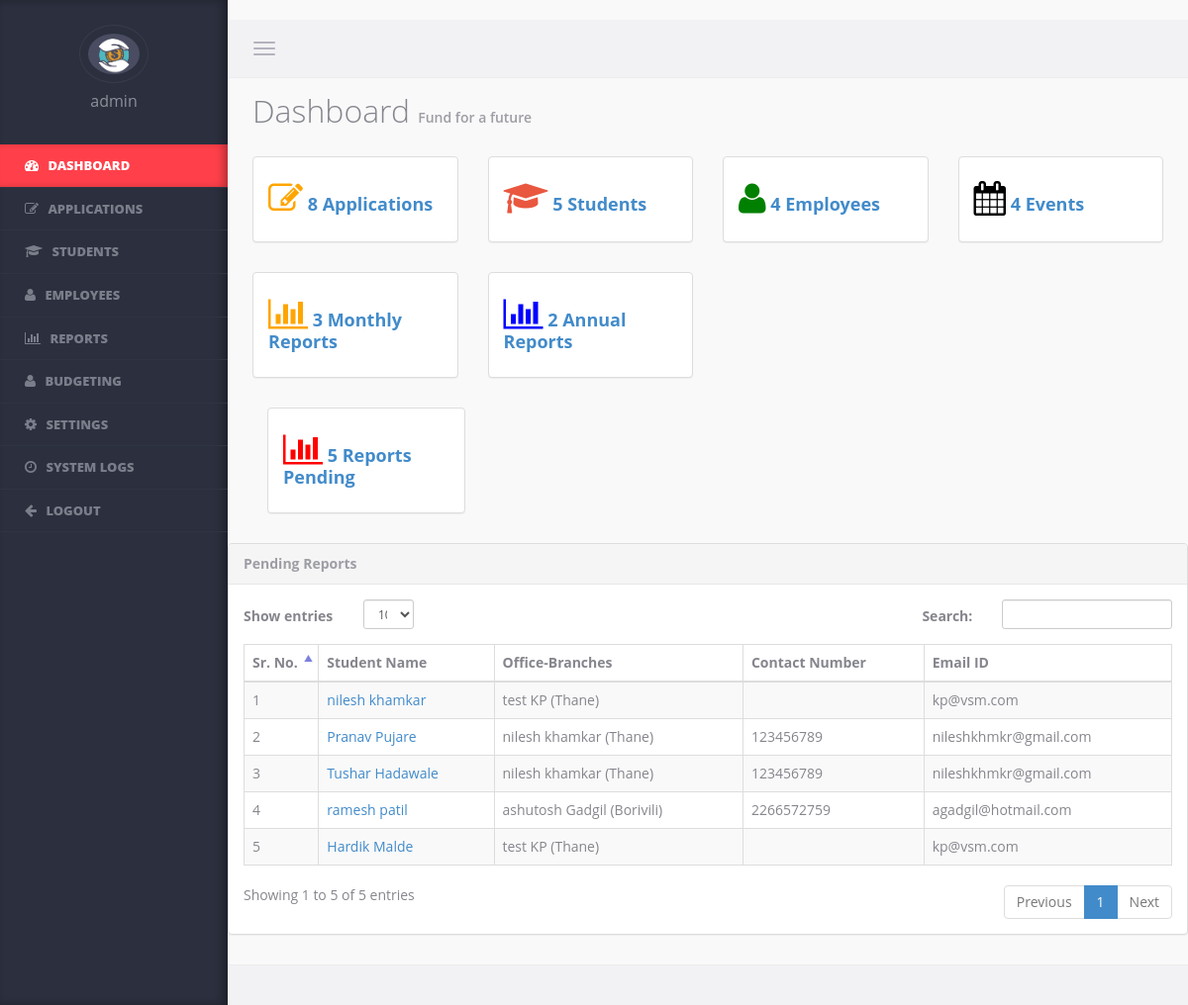
The app's page /admin/dashboard (signed in) with its own data.
### tables this page shows
CREATE TABLE `student_info` (
  `id` int(11) NOT NULL,
  `application_id` varchar(50) DEFAULT NULL,
  `student_code` varchar(50) DEFAULT NULL,
  `first_name` varchar(50) DEFAULT NULL,
  `middle_name` varchar(50) DEFAULT NULL,
  `last_name` varchar(50) DEFAULT NULL,
  `dob` varchar(30) DEFAULT NULL,
  `caste` varchar(50) DEFAULT NULL,
  `vsm_branch` varchar(50) DEFAULT NULL,
  `csr` varchar(30) DEFAULT NULL,
  `csr_organisation` varchar(50) DEFAULT NULL,
  `photo` varchar(200) DEFAULT NULL,
  `status` enum('Pending','Rejected','Enrolled') NOT NULL DEFAULT 'Pending',
  `remark_by_commitee` varchar(500) DEFAULT NULL,
  `submitted_by_admin` int(11) DEFAULT NULL,
  `submission_date` varchar(30) DEFAULT NULL,
  `last_edited_by` int(11) DEFAULT NULL,
  `last_edit_date` varchar(30) DEFAULT NULL
);

### admin/dashboard.php (the view, shortened to what this page needs)
<?php
include_once 'include/include.php';
if(!isset($_SESSION['admin_id']) && empty($_SESSION['admin_id']) && !isset($_SESSION['admin_type']) && empty($_SESSION['admin_type']))
{
  header('location:login');
}
else
{
    $admin_id=$_SESSION['admin_id'];
    $admin_type=$_SESSION['admin_type'];
    $query1="SELECT id FROM student_info";
    $query1_run=mysqli_query($connect, $query1);
    $application_num=mysqli_num_rows($query1_run);
    if($admin_type!='kp')
    {
        $query2="SELECT id FROM student_info where status='Enrolled'";
    }
    else
    {
        $query2="SELECT student_info.id FROM student_info left join kp_assigned on student_info.id=kp_assigned.student_id
				where kp_assigned.kp_id='$admin_id' and status='Enrolled'";
    }
    $query2_run=mysqli_query($connect, $query2);
    $student_num=mysqli_num_rows($query2_run);
    $total_students_array=array();
    while($total_student_data=mysqli_fetch_assoc($query2_run))
    {
        array_push($total_students_array, $total_student_data['id']);
    }
    $query3="SELECT id FROM admin where type='kp'";
    $query3_run=mysqli_query($connect, $query3);
    $kp_num=mysqli_num_rows($query3_run);
    if($admin_type!='kp')
    {
        $query4="SELECT id FROM monthly_reports";
    }
    else
    {
        $query4="SELECT monthly_reports.id FROM monthly_reports left join kp_assigned on monthly_reports.student_id=kp_assigned.student_id where kp_assigned.kp_id='$admin_id'";
    }
    $query4_run=mysqli_query($connect, $query4);
    $monthly_reports_num=mysqli_num_rows($query4_run);
    if($admin_type!='kp')
    {
        $query5="SELECT id FROM annual_reports";
    }
    else
    {
        $query5="SELECT annual_reports.id FROM annual_reports left join kp_assigned on annual_reports.student_id=kp_assigned.student_id where kp_assigned.kp_id='$admin_id'";
    }
    $query5_run=mysqli_query($connect, $query5);
    $annual_reports_num=mysqli_num_rows($query5_run);
    if($admin_type!='kp')
    {
        $query6="SELECT id FROM event_master";
        $query6_run=mysqli_query($connect, $query6);
        $events_num=mysqli_num_rows($query6_run);
        $reports_this_months_students=array();
        $remaining_report_students= array_diff($total_students_array, $reports_this_months_students);
        $remaining_report_students_num=sizeof($remaining_report_students);
        $remaining_report_student_string=implode("','", $remaining_report_students);
    }
?>
<!DOCTYPE html>
<html lang="en">
<head>
    <?php
		include 'include/head.php';
	?>
</head>
<body data-ng-app>
    <?php $page='dashboard'; ?>
    <?php include 'include/sidebar-admin.php';?>
    <section class="content">
        <?php include 'include/header.php'; ?>
        <div class="wrapper container-fluid">
            <div class="page-header"><h1>Dashboard <small>Fund for a future</small></h1></div>
        <?php
            if($admin_type!='kp')
            {
        ?>
            <div class="row">
                <div class="col-lg-3">
                    <div class="panel panel-default">
                        <a href="applications">
                            <div class="panel-body">
                                <h4><i class="fa fa-edit" style="font-size: 35px;color: orange;"></i> <b><?= $application_num; ?> Applications</b></h4>
                            </div>
                        </a>
                    </div>
                </div>
        <?php
            }
        ?>
                <div class="col-lg-3">
                    <div class="panel panel-default">
                        <a href="students">
                            <div class="panel-body">
                                <h4><i class="fa fa-graduation-cap" style="font-size: 35px;color: #e9573f;"></i> <b><?= $student_num; ?> Students</b></h4>
                            </div>
                        </a>
                    </div>
                </div>
        <?php
            if($admin_type!='kp')
            {
        ?>
                <div class="col-lg-3">
                    <div class="panel panel-default">
                        <a href="karyakarta_palak">
                            <div class="panel-body">
                                <h4><i class="fa fa-user" style="font-size: 35px;color: green;"></i> <b><?= $kp_num; ?> Employees</b></h4>
                            </div>
                        </a>
                    </div>
                </div>
                <div class="col-lg-3">
                    <div class="panel panel-default">
                        <a href="events">
                            <div class="panel-body">
                                <h4><i class="fa fa-calendar" style="font-size: 35px;color: black;"></i> <b><?= $events_num; ?> Events</b></h4>
                            </div>
                        </a>
                    </div>
                </div>
        <?php
            }
        ?>
                <div class="col-lg-3">
                    <div class="panel panel-default">
                        <a href="monthly_reports">
                            <div class="panel-body">
                                <h4>
									<i class="fa fa-bar-chart" style="font-size: 35px;color: orange;">
									</i>
									<b>
										<?= $monthly_reports_num; ?>
										Monthly Reports
									</b>
								</h4>
                            </div>
                        </a>
                    </div>
                </div>
                <div class="col-lg-3">
                    <div class="panel panel-default">
                        <a href="annual_reports">
                            <div class="panel-body">
                                <h4><i class="fa fa-bar-chart" style="font-size: 35px;color: blue;"></i> <b><?= $annual_reports_num; ?> Annual Reports</b></h4>
                            </div>
                        </a>
                    </div>
                </div>
        </div>
        <?php
            if($admin_type!='kp')
            {
        ?>
                <div class="col-lg-3">
                    <div class="panel panel-default">
                        <a>
                            <div class="panel-body">
                                <h4><i class="fa fa-bar-chart" style="font-size: 35px;color: red;"></i> <b><?= $remaining_report_students_num; ?> Reports Pending </b></h4>
                            </div>
                        </a>
                    </div>
                </div>
            </div>
        <?php
            }
        ?>
        <?php
            if($admin_type!='kp')
            {
        ?>
                <div class="panel panel-default">
                    <div class="panel-heading">Pending Reports</div>
                    <div class="panel-body">
                        <table cellpadding="0" cellspacing="0" border="0" class="table table-striped table-bordered" id="basic-datatable">
                            <thead>
                                <tr>
                                    <th>Sr. No.</th>
                                    <th>Student Name</th>
                                    <th>Office-Branches</th>
                                    <th>Contact Number</th>
                                    <th>Email ID</th>
                                </tr>
                            </thead>
                            <tbody>
                        <?php
                            $count=0;
                            $query="SELECT student_info.id, student_info.first_name as student_fname, student_info.last_name as student_lname, admin.first_name as admin_fname, admin.last_name as admin_lname, admin.vsm_branch, admin.mobile_number, admin.email from student_info left join kp_assigned on kp_assigned.student_id=student_info.id left join admin on kp_assigned.kp_id=admin.id where kp_assigned.student_id in('$remaining_report_student_string')";
                            $query_run=@mysqli_query($connect, $query);
                            while ($result=@mysqli_fetch_assoc($query_run))
                            {
                                $count++;
                        ?>
                                <tr class="odd gradeX">
                                    <td><?= $count; ?></td>
                                    <td><a href="student_details?student_id=<?= $result['id']; ?>"><?= $result['student_fname'].' '.$result['student_lname']; ?></a></td>
                                    <td><?= $result['admin_fname'].' '.$result['admin_lname'].' ('.$result['vsm_branch'].')'; ?></td>
                                    <td><?= $result['mobile_number']; ?></td>
                                    <td><?= $result['email']; ?></td>
                                </tr>
                        <?php
                            }
                        ?>
                            </tbody>
                        </table>
                    </div>
                </div>
        <?php
            }
        ?>
        <?php include 'include/footer.php';?>
    </section>
</body>
</html>
<?php
}
?>

### admin/include/sidebar-admin.php (shortened to what this page needs)
<aside class="left-panel">
<?php
    $admin_id=$_SESSION['admin_id'];
    $admin_type=$_SESSION['admin_type'];
    $query20="SELECT first_name FROM admin WHERE id='$admin_id'";
    $query20_run=mysqli_query($connect, $query20);
    $admin_data=mysqli_fetch_assoc($query20_run);
    $admin_fname=$admin_data['first_name'];
?>
    <div class="user text-center">
        <img src="../images/logo.jpg" class="img-circle" alt="...">
        <h4 class="user-name"><?= $admin_fname; ?></h4>
    </div>
    <nav class="navigation">
        <ul class="list-unstyled">
            <li <?php if(isset($page) && $page == 'dashboard') {
				echo 'class="active"';
				}
				?>>
			<a href="dashboard">
			<i class="fa fa-dashboard">
			</i>
			<span class="nav-label">
			Dashboard
			</span>
			</a>
			</li>
		<?php
			if($admin_type!='kp')
			{
		?>
            <li <?php
				if(isset($page) && ($page == 'applications' || $page == 'applications?type=Enrolled' || $page == 'applications?type=Rejected' || $page == 'applications?type=Pending')){
					echo 'class="has-submenu active"';
				}
				else{
					echo 'class="has-submenu"';
					}
			?>>
			<a href="#">
			<i class="fa fa-edit">
			</i>
			<span class="nav-label">Applications</span>
			</a>
            </li>
    <?php
        }
    ?>
		    <li <?php if(isset($page) && $page == 'students') {echo 'class="active"';} ?>>
			<a href="students">
			<i class="fa fa-graduation-cap">
			</i>
			<span class="nav-label">Students</span>
			</a>
			</li>
    <?php
        if($admin_type!='kp')
        {
    ?>
		    <li <?php if(isset($page) && $page == 'karyakarta_palak') {echo 'class="active"';} ?>>
			<a href="karyakarta_palak">
			<i class="fa fa-user">
			</i>
			<span class="nav-label">Employees</span>
			</a>
			</li>
    <?php
        }
    ?>
            <li <?php if(isset($page) && ($page == 'monthly_reports' || $page == 'annual_reports')) {echo 'class="active"';} ?> class="has-submenu">
			<a href="#">
			<i class="fa fa-bar-chart">
			</i>
			<span class="nav-label">Reports</span>
			</a>
            </li>
            <li <?php
					if(isset($page) && $page == 'budgeting') {
						echo 'class="active"';
					}
				?>>
			<a href="budgeting">
			<i class="fa fa-user">
			</i>
			<span class="nav-label">Budgeting</span>
			</a>
			</li>
    <?php
        if($admin_type!='kp')
        {
    ?>
            <li <?php
					if(isset($page) && ($page == 'settings' || $page == 'decoding' || $page == 'events')) {
						echo 'class="has-submenu active"';
					}
					else{
						echo 'class="has-submenu"';
					}
				?>>
			<a href="#">
			<i class="fa fa-cog">
			</i>
			<span class="nav-label">Settings</span>
			</a>
            </li>
            <li <?php if(isset($page) && $page == 'system_logs') {echo 'class="active"';} ?>>
			<a href="system_logs">
			<i class="fa fa-clock-o">
			</i>
			<span class="nav-label">System Logs</span>
			</a>
			</li>
    <?php
        }
    ?>
			<li class=""><a href="logout">
			<i class="fa fa-arrow-left">
			</i>
			<span class="nav-label">Logout</span>
			</a>
			</li>
		</ul>
    </nav>
</aside>

### admin/assets/css/app/app.v1.css (style rules this page uses)
body { background-color:#f9f9f9; color:#85868d; font-family: 'Open Sans', sans-serif; position:relative; }
body, html { overflow-x:hidden; }
strong, b { font-weight:700; }
aside.left-panel { background-color:#2b2f3e; width:230px; position:fixed; padding:25px 0px; box-shadow:inset -5px 0px 8px rgba(0,0,0,0.3); height:100%; top:0px; left:0px; }
.user { margin-bottom:35px; }
.user h4.user-name { color:#8e909a; font-size:16px; }
.user img { border:1px solid #383c4a; padding:8px; width:70px; }
.navigation { margin:20px 0px; }
.navigation > ul > li { position:relative; }
.navigation > ul > li.has-submenu:after { content:"\f105"; font-family: 'FontAwesome'; display:inline-block; position:absolute; color:#7a7e8a; right:15px; transition: all 0.4s; -moz-transition: all 0.4s; -webkit-transition: all 0.4s; -o-transition: all 0.4s; top:10px; visibility:hidden; }
.navigation > ul > li > a { display:block; padding:12px 25px; color:#7a7e8a; text-transform:uppercase; font-size:13px; text-decoration:none; font-weight:800; border-bottom:1px solid #2f3444; transition: all 0.4s; -moz-transition: all 0.4s; -webkit-transition: all 0.4s; -o-transition: all 0.4s; }
.navigation > ul > li:hover > a, .navigation > ul > li.active:hover > a, .navigation > ul > li.active > a { color:#fff; background-color: #ff404b; -webkit-box-shadow: inset -6px 0 8px -2px rgba(0,0,0,0.3); box-shadow: inset -6px 0 8px -2px rgba(0,0,0,0.3); }
.navigation ul li a i { margin-right:6px; font-size:14px; }
.content { margin-left:230px; }
.content > .container-fluid { padding-left:25px; padding-right:25px; }
.page-header { margin:0px; border:0px; }
.page-header h1 { color:#84868e; font-weight:300; font-size:32px; margin-top:15px; margin-bottom:20px; }
.page-header * { font-weight:600; color: #075878; }
.page-header * small { font-size:14px; color:#9D9EA5; }
.panel { margin-bottom:30px; }
.panel-heading { font-weight:700; }
.panel-default > .panel-heading, .panel-default > .panel-footer { border-color: #e8e8eb; box-shadow:none; }
.panel-default > .panel-heading, .btn-default { color:#9D9EA5; }

### records on screen
student_info: first_name "nilesh", last_name "khamkar", admin.first_name "test KP", admin.vsm_branch "Thane", admin.email "kp@vsm.com"
student_info: first_name "Pranav", last_name "Pujare", admin.first_name "nilesh", admin.last_name "khamkar", admin.vsm_branch "Thane", admin.mobile_number "123456789", admin.email "nileshkhmkr@gmail.com"
student_info: first_name "Tushar", last_name "Hadawale", admin.first_name "nilesh", admin.last_name "khamkar", admin.vsm_branch "Thane", admin.mobile_number "123456789", admin.email "nileshkhmkr@gmail.com"
student_info: first_name "ramesh", last_name "patil", admin.first_name "ashutosh", admin.last_name "Gadgil", admin.vsm_branch "Borivili", admin.mobile_number "2266572759", admin.email "agadgil@hotmail.com"
student_info: first_name "Hardik", last_name "Malde", admin.first_name "test KP", admin.vsm_branch "Thane", admin.email "kp@vsm.com"

### other values on screen
$admin_fname "admin"
$application_num "8"
$student_num "5"
$kp_num "4"
$events_num "4"
$monthly_reports_num "3"
$annual_reports_num "2"
$remaining_report_students_num "5"
